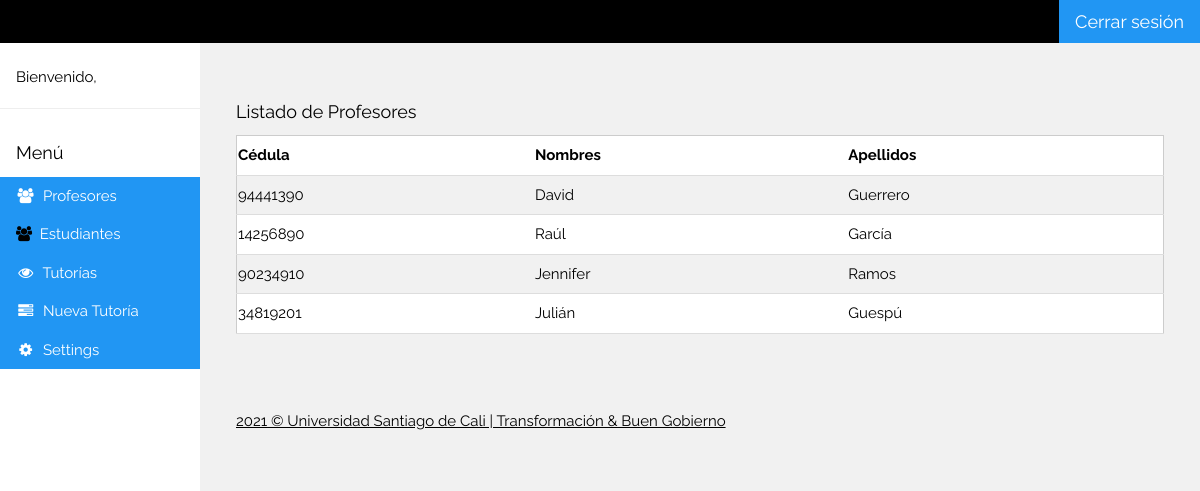
/ctg_listaprofes_tm/, run on the app's committed database.
### appusc/models.py (models this page shows)
class profesores(models.Model):
    cedula=models.IntegerField()
    nombres=models.CharField(max_length=400)
    apellidos=models.CharField(max_length=400)

### appusc/views.py (the view)
# urls.py: path('ctg_listaprofes_tm/',views.ctg_listaprofes_tm),
def ctg_listaprofes_tm(request):
    profes=profesores.objects.all()
    return render(request,'appusc/ctg_listaprofes_tm.html',{'profes':profes})

### appusc/templates/appusc/ctg_listaprofes_tm.html
{% extends 'appusc/base.html' %}
    {% block content %}
        <br>
        <br>
        <div class="w3-container">
        <h5>Listado de Profesores</h5>
            <table class="w3-table w3-striped w3-bordered w3-border w3-hoverable w3-white">
                <th>Cédula</th>
                <th>Nombres</th>
                <th>Apellidos</th>
                {% for registro in profes %}
                <tr>
                    <td>{{ registro.cedula }}</td>
                    <td>{{ registro.nombres }}</td>
                    <td>{{ registro.apellidos }}</td>
                </tr>
                {% endfor %}
            </table><br>
        </div>
     {% endblock %}

### appusc/templates/appusc/base.html (shortened to what this page needs)
{% load static %}
<!DOCTYPE html>
<html>
<link rel="stylesheet" href="{% static 'css/w3.css' %}">
<link rel="stylesheet" href="https://cdnjs.cloudflare.com/ajax/libs/font-awesome/4.7.0/css/font-awesome.min.css">
<body class="w3-light-grey">
<div class="w3-bar w3-top w3-black w3-large" style="z-index:4">
  <a class="w3-button w3-blue w3-right" href="/detail">Cerrar sesión</a>
</div>
<nav class="w3-sidebar w3-collapse w3-white w3-animate-left" style="z-index:3;width:200px;" id="mySidebar"><br>
  <div class="w3-container w3-row">
    <div class="w3-col s8 w3-bar">
      <span>Bienvenido, <strong><b>{{request.user.username}}</b></strong></span><br>
    </div>
  </div>
  <hr>
  <div class="w3-container">
    <h5>Menú</h5>
  </div>
  <div class="w3-bar-block">
    <a href="/ctg_listaprofes_tm" class="w3-bar-item w3-button w3-padding w3-blue"><i class="fa fa-users fa-fw"></i>  Profesores</a>
    <a href="/ctg_listaestudiantes_tm" class="w3-bar-item w3-button w3-padding w3-blue"><i class="fa fa-users w3-text-black"></i>  Estudiantes</a>
    <a href="/tragrados" class="w3-bar-item w3-button w3-padding w3-blue"><i class="fa fa-eye fa-fw"></i>  Tutorías</a>
    <a href="/nuevatutoria" class="w3-bar-item w3-button w3-padding w3-blue"><i class="fa fa-tasks fa-fw"></i>  Nueva Tutoría</a>
    <a href="#" class="w3-bar-item w3-button w3-padding w3-blue"><i class="fa fa-cog fa-fw"></i>  Settings</a><br><br>
  </div>
</nav>
<div class="w3-main" style="margin-left:220px;margin-top:43px;margin-right: 20px;">
  {% block content %}
  {% endblock %}
  <br>
  <footer class="w3-container w3-padding-16 w3-light-grey">
    <p> <a href="https://www.usc.edu.co" target="_blank">2021 © Universidad Santiago de Cali  |  Transformación & Buen Gobierno</a></p>
  </footer>
</div>
</body>
</html>

### appusc/static/css/w3.css (style rules this page uses)
html { box-sizing:border-box }
*,*:before,*:after { box-sizing:inherit }
html { -ms-text-size-adjust:100%;-webkit-text-size-adjust:100% }
body { margin:0 }
article,aside,details,figcaption,figure,footer,header,main,menu,nav,section { display:block }
a { background-color:transparent }
hr { box-sizing:content-box;height:0;overflow:visible }
html,body { font-family:Verdana,sans-serif;font-size:15px;line-height:1.5 }
html { overflow-x:hidden }
h5 { font-size:18px }
h1,h2,h3,h4,h5,h6 { font-family:"Segoe UI",Arial,sans-serif;font-weight:400;margin:10px 0 }
hr { border:0;border-top:1px solid #eee;margin:20px 0 }
a { color:inherit }
.w3-table,.w3-table-all { border-collapse:collapse;border-spacing:1;width:100%;display:table }
.w3-bordered tr,.w3-table-all tr { border-bottom:1px solid #ddd }
.w3-striped tbody tr:nth-child(even) { background-color:#f1f1f1 }
.w3-table td,.w3-table th,.w3-table-all td,.w3-table-all th { padding:8px 8px;display:table-cell;text-align:left;vertical-align:top }
.w3-table th:first-child,.w3-table td:first-child,.w3-table-all th:first-child,.w3-table-all td:first-child { padding-left:1px }
.w3-btn,.w3-button { border:none;display:inline-block;padding:8px 16px;vertical-align:middle;overflow:hidden;text-decoration:none;color:inherit;background-color:inherit;text-align:center;cursor:pointer;white-space:nowrap }
.w3-btn,.w3-button { -webkit-touch-callout:none;-webkit-user-select:none;-khtml-user-select:none;-moz-user-select:none;-ms-user-select:none;user-select:none }
.w3-sidebar { height:100%;width:200px;background-color:#fff;position:fixed!important;z-index:1;overflow:auto }
.w3-main,#main { transition:margin-left .4s }
.w3-bar { width:100%;overflow:hidden }
.w3-bar .w3-button { white-space:normal }
.w3-bar-block .w3-bar-item { width:100%;display:block;padding:8px 16px;text-align:left;border:none;white-space:normal;float:none;outline:0 }
.w3-container:after,.w3-container:before,.w3-panel:after,.w3-panel:before,.w3-row:after,.w3-row:before,.w3-row-padding:after,.w3-row-padding:before, .w3-cell-row:before,.w3-cell-row:after,.w3-clear:after,.w3-clear:before,.w3-bar:before,.w3-bar:after { content:"";display:table;clear:both }
.w3-col,.w3-half,.w3-third,.w3-twothird,.w3-threequarter,.w3-quarter { float:left;width:100% }
.w3-col.s8 { width:66.66666% }
@media (min-width:993px) { .w3-sidebar.w3-collapse { display:block!important } }
.w3-top,.w3-bottom { position:fixed;width:100%;z-index:1 }
.w3-top { top:0 }
.w3-container,.w3-panel { padding:0.01em 16px }
.w3-animate-left { position:relative;animation:animateleft 0.4s }
.w3-large { font-size:18px!important }
.w3-border { border:1px solid #ccc!important }
.w3-padding { padding:8px 16px!important }
.w3-padding-16 { padding-top:16px!important;padding-bottom:16px!important }
.w3-right { float:right!important }
.w3-blue,.w3-hover-blue:hover { color:#fff!important;background-color:#2196F3!important }
.w3-white,.w3-hover-white:hover { color:#000!important;background-color:#fff!important }
.w3-black,.w3-hover-black:hover { color:#fff!important;background-color:#000!important }
.w3-light-grey,.w3-hover-light-grey:hover,.w3-light-gray,.w3-hover-light-gray:hover { color:#000!important;background-color:#f1f1f1!important }
.w3-text-black,.w3-hover-text-black:hover { color:#000!important }

### appusc/templates/appusc/base.html (style rules this page uses)
html,body,h1,h2,h3,h4,h5 { font-family: "Raleway", sans-serif }

### data on the page
profesores: cedula "94441390", nombres "David", apellidos "Guerrero"
profesores: cedula "14256890", nombres "Raúl", apellidos "García"
profesores: cedula "90234910", nombres "Jennifer", apellidos "Ramos"
profesores: cedula "34819201", nombres "Julián", apellidos "Guespú"
